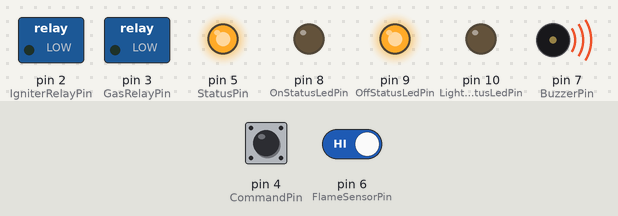
A sketch run on a simulated Arduino Uno, built with avr-gcc and run on an emulated ATmega328P. Shown: switched loads named in the sketch (green lamp = pin HIGH), output pins drawn as LEDs (lit = HIGH), buzzer (waves = sounding, pin HIGH). Dashed ring = blinking. Inputs (shaded band) come from the test bench; at power-on: pin 4 (CommandPin) HIGH, pin 6 (FlameSensorPin) HIGH.

Above: at 1.2 s.
1.3 s: pin 4 (CommandPin) pulled LOW for 0.15 s
At 2.6 s:
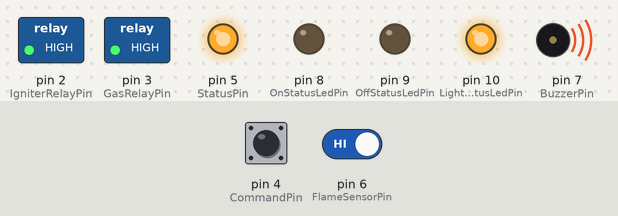
4.4 s: pin 4 (CommandPin) driven LOW and pin 6 (FlameSensorPin) driven LOW
7.4 s: pin 4 (CommandPin) driven HIGH
At 9.1 s:
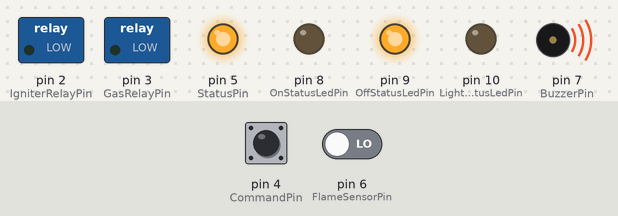
9.7 s: pin 4 (CommandPin) driven LOW
At 10.15 s:
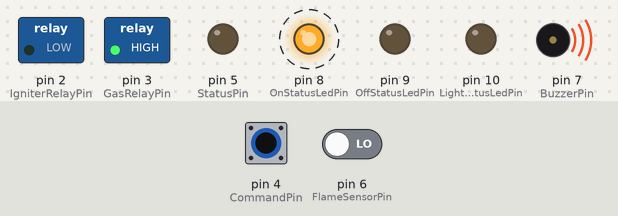
12.7 s: pin 6 (FlameSensorPin) driven HIGH
At 13.7 s:
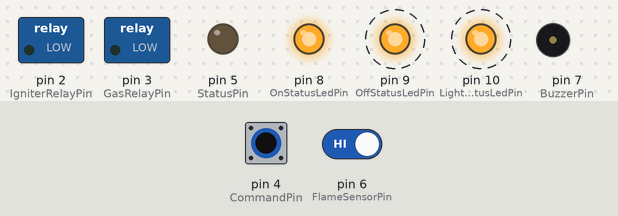
Timing chart, 0 to 16.7 s (numbered marks = the images above; inputs shaded):
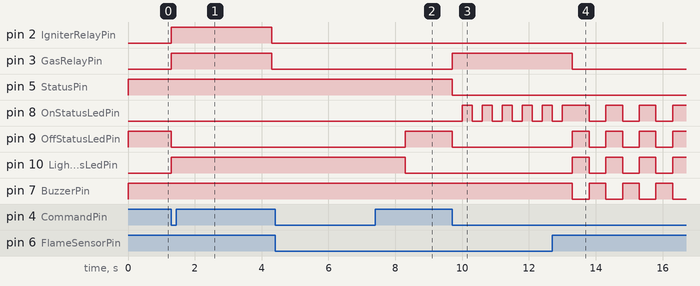

The sketch:

StandaloneBurner.ino
```cpp
#include <FiniteStateMachine.h>


State Off = State(enterOff, updateOff, exitOff); // burner is off

State Lighting = State(enterLighting, updateLighting, exitLighting); // burner is trying to light

State On = State(enterOn, updateOn, exitOn); // burner is on

State Alarm = State(updateAlarm);  //burner failed to light or went out

FSM Burner = FSM(Off); // start finite state machine in the Off state


#define GasRelayPin 			3
#define IgniterRelayPin 		2
#define CommandPin 				4
#define StatusPin 				5
#define OffStatusLedPin			9
#define LightingStatusLedPin 	10
#define OnStatusLedPin			8
#define FlameSensorPin			6
#define BuzzerPin				7

#define RelayOn		1
#define RelayOff 	0

#define LedOn	1
#define LedOff	0

#define CommandOn	0
#define CommandOff	1

#define StatusOn	0
#define StatusOff	1

#define FlameOn		0
#define FlameOff	1

#define FlameWaitTime 	 	3000  // wait 2 sec for flame
#define GasClearTime		4000 // 10 sec for gas to dissipate
#define NumLightingTries 	3

#define BuzzerOn 0
#define BuzzerOff 1

int BurnerTries = 1; // counts tries to light Burner


void setup()
{
	pinMode(GasRelayPin,OUTPUT);
	digitalWrite(GasRelayPin,RelayOff);

	pinMode(IgniterRelayPin,OUTPUT);
	digitalWrite(IgniterRelayPin,RelayOff);

	pinMode(CommandPin,INPUT_PULLUP); // off unless pulled low by brewery controller

	pinMode(StatusPin,OUTPUT);

	pinMode(OffStatusLedPin,OUTPUT);
	pinMode(LightingStatusLedPin,OUTPUT);
	pinMode(OnStatusLedPin,OUTPUT);

	pinMode(FlameSensorPin,INPUT_PULLUP);

	pinMode(BuzzerPin,OUTPUT);
	digitalWrite(BuzzerPin,BuzzerOff);

} // end setup()


void loop()
	{
		Burner.update();
	} // end loop()


void enterOff()
{
	digitalWrite(StatusPin,StatusOff);
	digitalWrite(GasRelayPin,RelayOff);
	digitalWrite(IgniterRelayPin,RelayOff);

	digitalWrite(OffStatusLedPin,LedOn);
	digitalWrite(LightingStatusLedPin,LedOff);
	digitalWrite(OnStatusLedPin,LedOff);
} // end enterOff()

void updateOff()
{
	if(digitalRead(CommandPin) == CommandOn)
	Burner.transitionTo(Lighting);
} // end updateOff()

void exitOff()
	{
		BurnerTries = 1;
	}


void enterLighting()
	{
		digitalWrite(OffStatusLedPin,LedOff);
		digitalWrite(LightingStatusLedPin,LedOn);
		digitalWrite(OnStatusLedPin,LedOff);
	} // end enterLighting()

void updateLighting()
	{
			if(BurnerTries > NumLightingTries)
				{ // we are done trying!
					digitalWrite(GasRelayPin,RelayOff);
					digitalWrite(IgniterRelayPin,RelayOff);
					Burner.transitionTo(Alarm);
				}
					else // we are still trying!
						{
							BurnerTries = BurnerTries + 1;
							digitalWrite(IgniterRelayPin,RelayOn);  // try starting

							digitalWrite(GasRelayPin,RelayOn);
							unsigned long endtime = millis()+ FlameWaitTime;
							while(digitalRead(FlameSensorPin) != FlameOn && millis()< endtime)
								{
									if(digitalRead(CommandPin) == CommandOff)
										Burner.transitionTo(Off);
								} // end while

							if(digitalRead(FlameSensorPin) == FlameOn)
								{
									digitalWrite(IgniterRelayPin,RelayOff);
									Burner.transitionTo(On);
								}
							if(digitalRead(FlameSensorPin) == FlameOff)
								{	// allow time for gas to clear before trying again
									unsigned long endtime = millis() + GasClearTime;
									digitalWrite(GasRelayPin,RelayOff);
									digitalWrite(IgniterRelayPin,RelayOff);
									while(millis() < endtime)
										{
											if(digitalRead(CommandPin) == CommandOff)
												Burner.transitionTo(Off);
										} // end while(millis() < endtime)
								} // end if(digitalRead(FlameSensorPin) == FlameOff)
						} // end else of if(BurnerTries > NumLightingTries)
	} // end updateLighting()

void exitLighting()
	{

	}

void enterOn()
	{
		digitalWrite(StatusPin,StatusOn);
		digitalWrite(OnStatusLedPin,LedOn);
		digitalWrite(LightingStatusLedPin,LedOff);
		digitalWrite(OffStatusLedPin,LedOff);
	} // end enterOn()

void updateOn()
{
	if(digitalRead(FlameSensorPin) == FlameOff)
	Burner.transitionTo(Alarm);
	if(digitalRead(CommandPin) == CommandOff)
	Burner.transitionTo(Off);

	digitalWrite(OnStatusLedPin,LedOff);
	delay(300);
	digitalWrite(OnStatusLedPin,LedOn);
	delay(300);
} // end updateOn()

void exitOn()
{

} // end exitOn()

void updateAlarm()
{ //we be beepin' and a flashin'
	digitalWrite(GasRelayPin,RelayOff);
	digitalWrite(IgniterRelayPin,RelayOff);

	digitalWrite(BuzzerPin,BuzzerOn);
	digitalWrite(OffStatusLedPin,LedOn);
	digitalWrite(LightingStatusLedPin,LedOn);
	digitalWrite(OnStatusLedPin,LedOn);
	delay(500);
	digitalWrite(BuzzerPin,BuzzerOff);
	digitalWrite(OffStatusLedPin,LedOff);
	digitalWrite(LightingStatusLedPin,LedOff);
	digitalWrite(OnStatusLedPin,LedOff);
	delay(500);

	// brewery controller must set Command to Off to cancel Alarm Mode
	if(digitalRead(CommandPin) == CommandOff)
	Burner.transitionTo(Off);
} //end updateAlarm()
```

Measured:
- after the input at 1.3 s, pin 2 (IgniterRelayPin), pin 3 (GasRelayPin): LOW → HIGH at once, → LOW 3.0 s later; pin 9 (OffStatusLedPin): HIGH → LOW at once; pin 10 (LightingStatusLedPin): LOW → HIGH at once
- after the input at 4.4 s, every drawn part: stays the same
- after the input at 7.4 s, pin 3 (GasRelayPin): stays LOW (without the input it goes to HIGH after 0.90 s); pin 5 (StatusPin): stays HIGH (without the input it goes to LOW after 0.90 s); pin 8 (OnStatusLedPin): stops changing and stays LOW; pin 9 (OffStatusLedPin): LOW → HIGH after 0.90 s
- after the input at 9.7 s, pin 3 (GasRelayPin): LOW → HIGH at once; pin 5 (StatusPin), pin 9 (OffStatusLedPin): HIGH → LOW at once; pin 8 (OnStatusLedPin): alternates HIGH for 0.30 s and LOW for 0.30 s, starting after 0.30 s
- after the input at 12.7 s, pin 3 (GasRelayPin): HIGH → LOW after 0.60 s; pin 9 (OffStatusLedPin), pin 10 (LightingStatusLedPin), pin 7 (BuzzerPin): alternates HIGH for 0.50 s and LOW for 0.50 s, starting after 0.60 s
